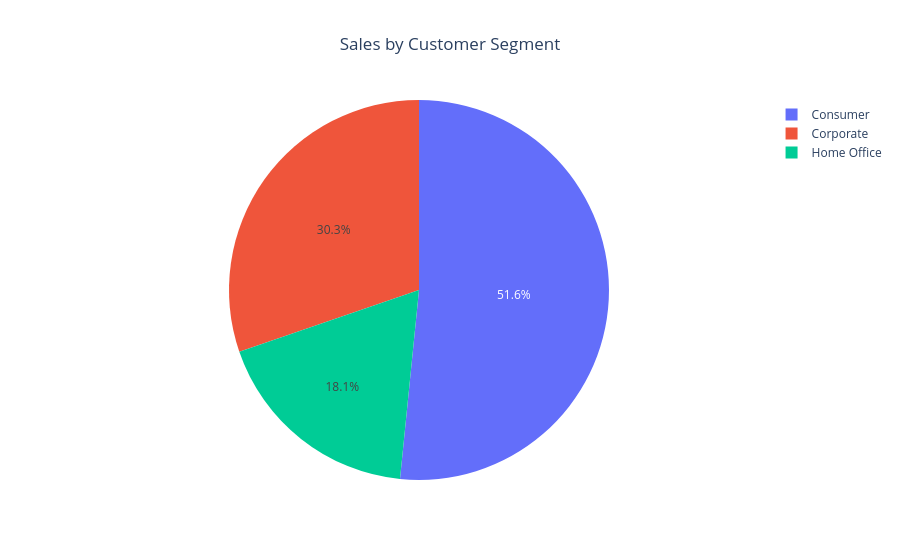

The code cell stored with this chart in its notebook:
### Markdown cell above
# Sales by Segment

### Code cell
segment_sales = df.groupby("Segment")["Sales"].sum().reset_index()

fig7 = px.pie(
    segment_sales,
    names="Segment",
    values="Sales",
    title="Sales by Customer Segment"
)

fig7.update_layout(title_x=0.5)
fig7.show()

### Figure 1 — Plotly figure (JSON) as saved in the notebook; plotly's stock layout.template omitted (floating-point values rounded to 4 significant figures)
{"data": [{"domain": {"x": [0, 1], "y": [0, 1]}, "hovertemplate": "Segment=%{label}<br>Sales=%{value}<extra></extra>", "labels": ["Consumer", "Corporate", "Home Office"], "legendgroup": "", "name": "", "showlegend": true, "type": "pie", "values": [4559725, 2674954, 1603176]}], "layout": {"legend": {"tracegroupgap": 0}, "title": {"text": "Sales by Customer Segment", "x": 0.5}}}
